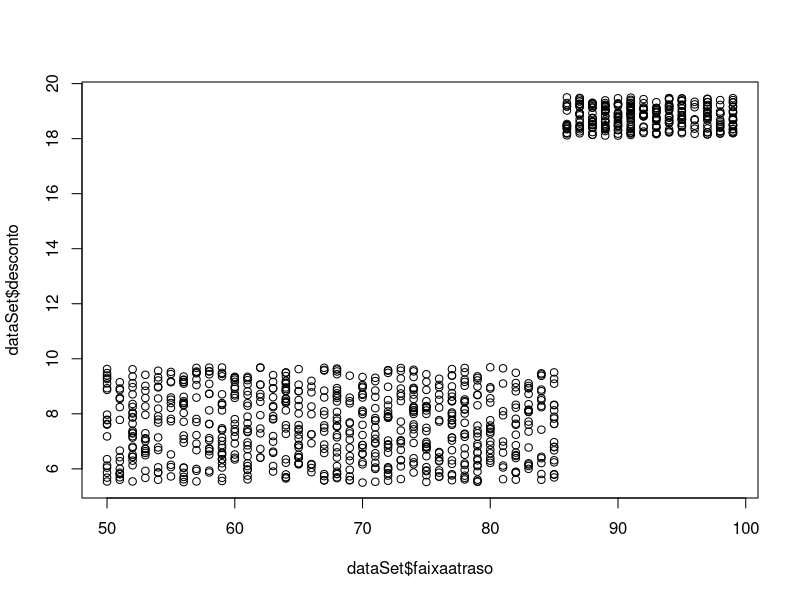
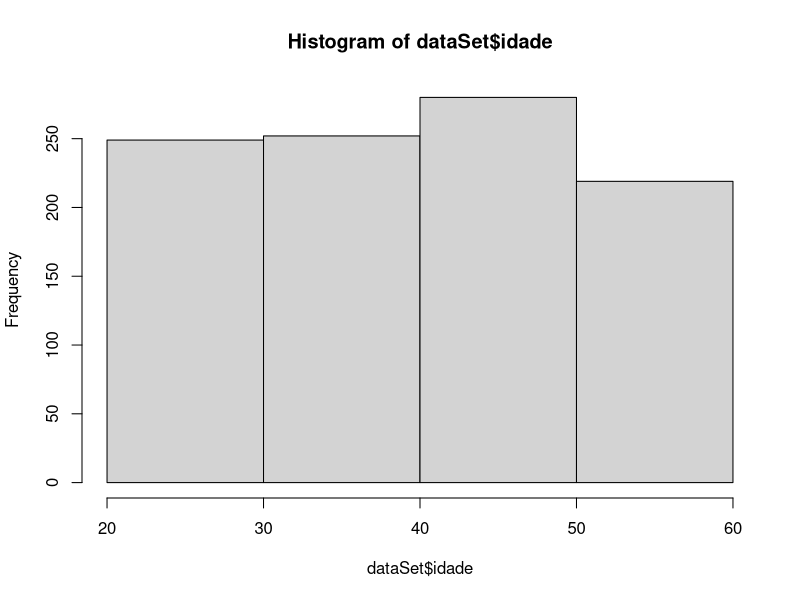
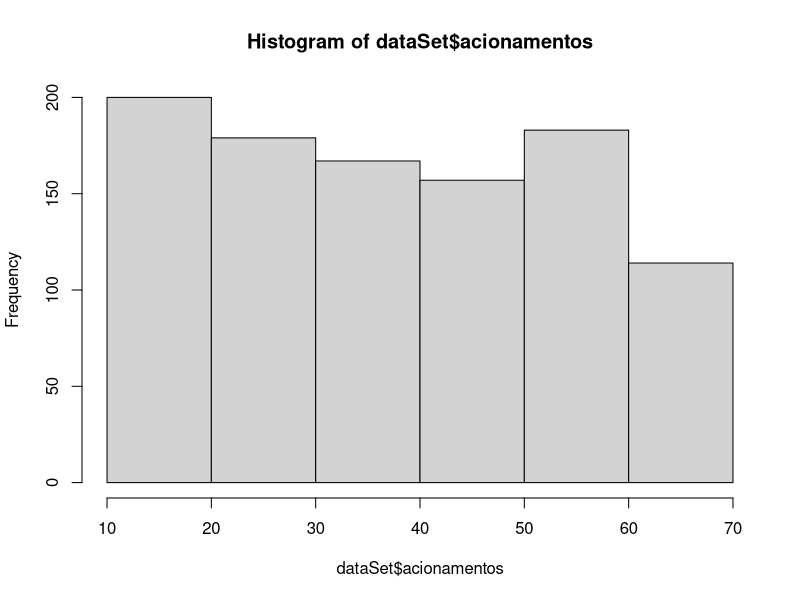

Reproduce these figures in R, in order.
#Projeto Final do módulo
#1 - Criar um dataset com pelo menos cinco colunas numéricas e três categóricas. (1000 linhas)
#2 - Use as funções de criação de distribuição aleatória, use pelo menos duas

bancos = c("Itau", "Santander", "Bradesco", "Sofisa", "Citibank")

dataSet <- data.frame(ID = 1:1000, 
                      banco = as.character(rep(bancos, 200)), 
                      idade = as.integer(runif(1000,22,58)),
                      sexo = rep(c("Feminino","Masculino"), 500),
                      faixaatraso = as.integer(runif(1000,50,100)),
                      acionamentos = as.integer(runif(1000, 10, 67)),
                      pagamento = as.logical(c(TRUE, FALSE)))

#which  - ver se consigo aplicar para trocar nesse apply
dataSet$desconto <- lapply(dataSet$faixaatraso, function(val){
  if (val > 85){
    runif(1, 18.1, 19.5)
  } else {
    runif(1, 5.5, 9.7)
  }
})

dataSet$desconto <- as.numeric(dataSet$desconto)

#3 - Grave seu dataset no disco
write.csv(x = dataSet, file = "projeto1.csv")

#4 - Somas e medias das colunas numéricas do dataset usando ??pply
mediaatraso <- tapply(dataSet$faixaatraso, dataSet$sexo, mean)
totalacionamentos <- sum(dataSet$acionamentos)

#5 - Usar split
maior15 <- split(dataSet, dataSet$desconto > 16)
maior15 <- maior15[2]

#6 - Mostra um gráfico
plot(dataSet$faixaatraso, dataSet$desconto)


#7 - Histograma
hist(dataSet$idade, breaks = c(20,30,40,50,60))
hist(dataSet$acionamentos, breaks = c(10,20,30,40,50,60,70))

#8 - postar em seu fork do github em (Apoema Training)

